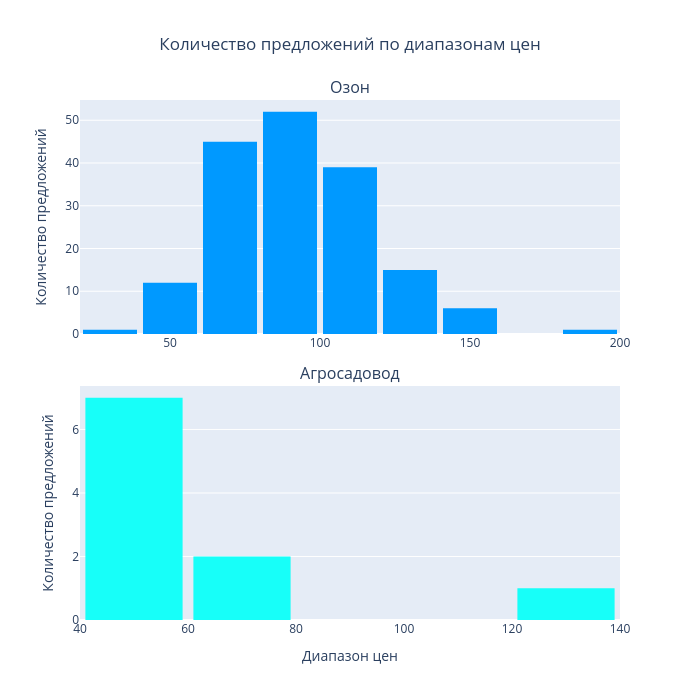

Notebook source saved alongside this figure:
### Code cell
from plotly.subplots import make_subplots

fig_ozon = px.histogram(df_ozon, x="Цена за КГ", nbins=10, title="Озон", color_discrete_sequence=['#0099ff'])
fig_agro = px.histogram(df_agro, x="Цена за КГ", nbins=10, title="Агросадовод", color_discrete_sequence=['#17fff9'])

fig = make_subplots(rows=2, cols=1, subplot_titles=("Озон", "Агросадовод"), vertical_spacing=0.1)

fig.add_trace(fig_ozon.data[0], row=1, col=1)
fig.add_trace(fig_agro.data[0], row=2, col=1)

fig.update_layout(
    title_text="Количество предложений по диапазонам цен",
    xaxis_title="Диапазон цен",
    yaxis_title="Количество предложений",
    bargap=0.1,
    height = 700,
    width = 700,
    title_x = 0.5
)

fig.update_xaxes(title_text="", row=1, col=1)
fig.update_xaxes(title_text="Диапазон цен", row=2, col=1)
fig.update_yaxes(title_text="Количество предложений", row=2, col=1)

fig.show()

### Figure 1 — Plotly figure (JSON) as saved in the notebook; plotly's stock layout.template omitted (floating-point values rounded to 4 significant figures; data arrays with more than 128 entries replaced by an {"elided": "..."} marker saying what was removed)
{"data": [{"alignmentgroup": "True", "bingroup": "x", "hovertemplate": "Цена за КГ=%{x}<br>count=%{y}<extra></extra>", "legendgroup": "", "marker": {"color": "#0099ff", "pattern": {"shape": ""}}, "name": "", "nbinsx": 10, "offsetgroup": "", "orientation": "v", "showlegend": false, "type": "histogram", "x": {"elided": "171 float values"}, "xaxis": "x", "yaxis": "y"}, {"alignmentgroup": "True", "bingroup": "x", "hovertemplate": "Цена за КГ=%{x}<br>count=%{y}<extra></extra>", "legendgroup": "", "marker": {"color": "#17fff9", "pattern": {"shape": ""}}, "name": "", "nbinsx": 10, "offsetgroup": "", "orientation": "v", "showlegend": false, "type": "histogram", "x": [44, 50, 52, 56.67, 73.33, 40, 53.33, 120, 43.33, 66.67], "xaxis": "x2", "yaxis": "y2"}], "layout": {"annotations": [{"font": {"size": 16}, "showarrow": false, "text": "Озон", "x": 0.5, "xanchor": "center", "xref": "paper", "y": 1, "yanchor": "bottom", "yref": "paper"}, {"font": {"size": 16}, "showarrow": false, "text": "Агросадовод", "x": 0.5, "xanchor": "center", "xref": "paper", "y": 0.45, "yanchor": "bottom", "yref": "paper"}], "bargap": 0.1, "height": 700, "title": {"text": "Количество предложений по диапазонам цен", "x": 0.5}, "width": 700, "xaxis": {"anchor": "y", "autorange": true, "domain": [0, 1], "range": [20, 200], "title": {"text": ""}, "type": "linear"}, "xaxis2": {"anchor": "y2", "autorange": true, "domain": [0, 1], "range": [40, 140], "title": {"text": "Диапазон цен"}, "type": "linear"}, "yaxis": {"anchor": "x", "autorange": true, "domain": [0.55, 1], "range": [0, 54.74], "title": {"text": "Количество предложений"}}, "yaxis2": {"anchor": "x2", "autorange": true, "domain": [0, 0.45], "range": [0, 7.368], "title": {"text": "Количество предложений"}}}}
